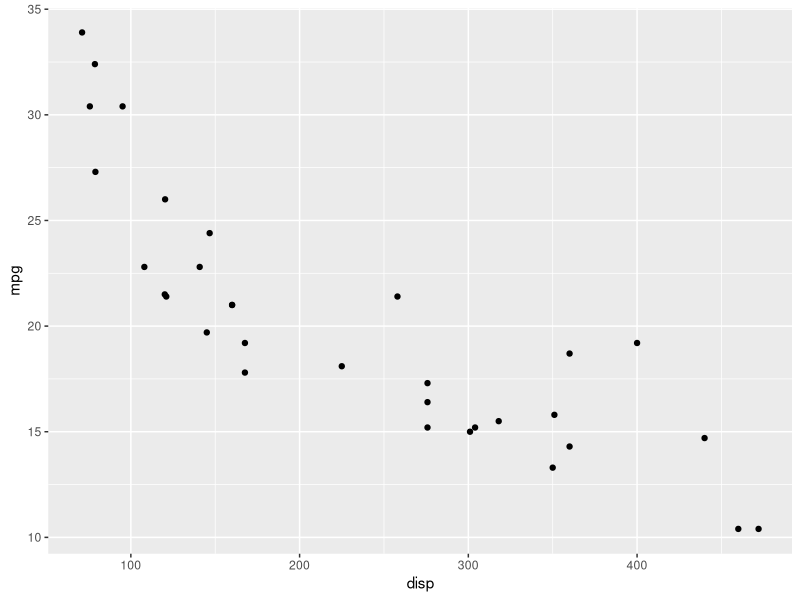
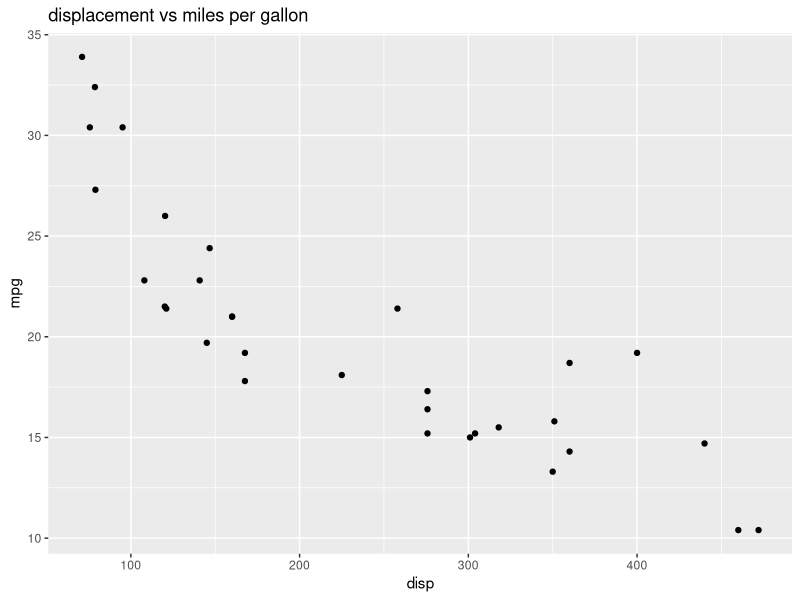
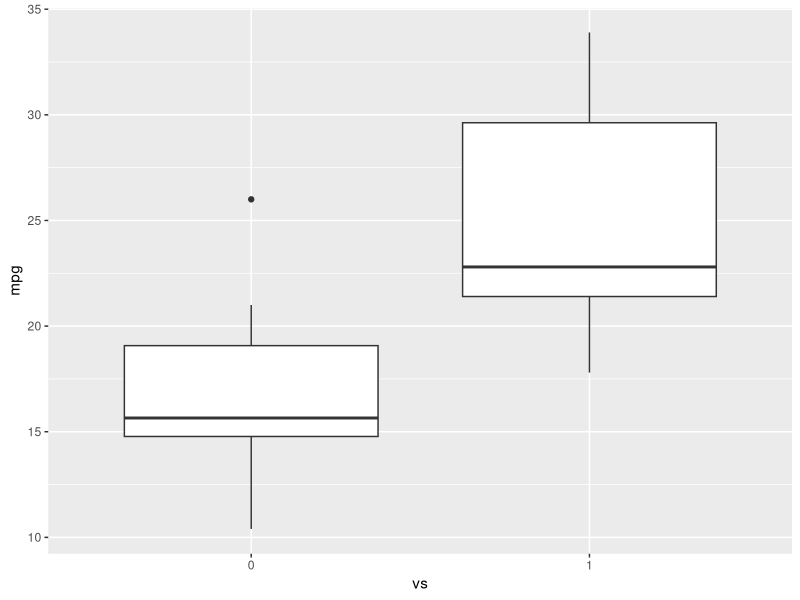
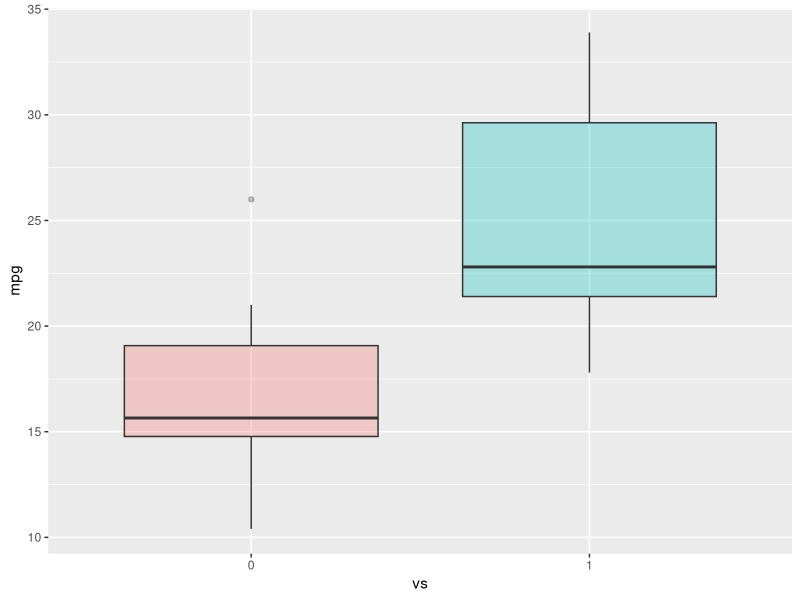
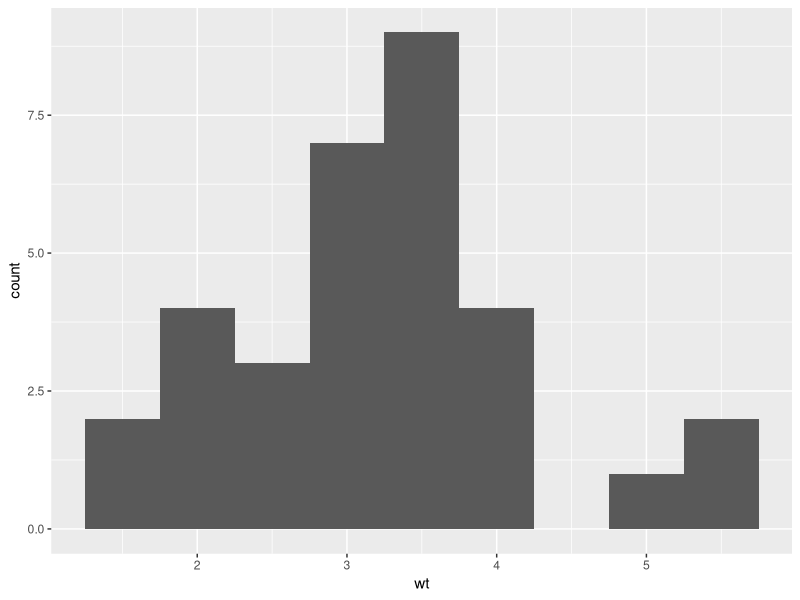
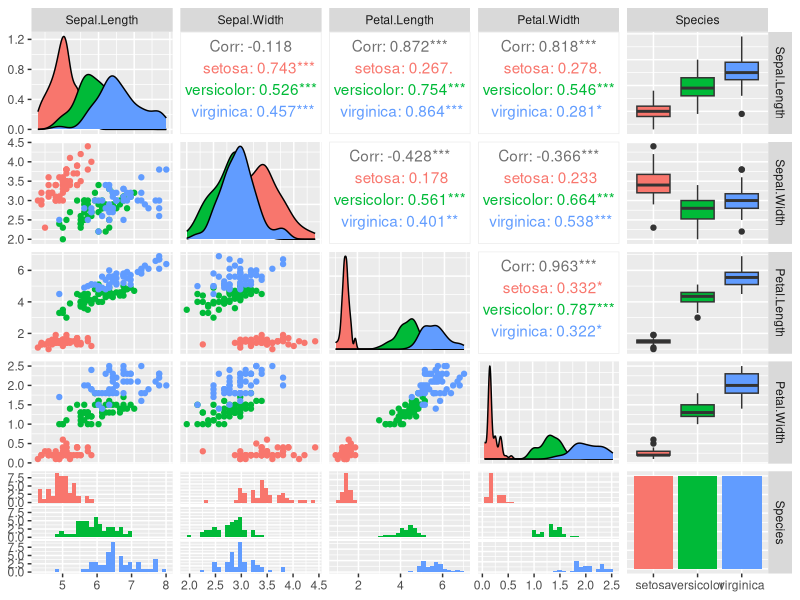

Recreate these plots in R, in order.
library (datasets)
#load ggplot package
library(ggplot2)

data(iris)
View(iris)

#Load Data
data(mtcars)
#View first 5 rows
head(mtcars, 5)

unique(iris$Species)

#load ggplot package
library(ggplot2)

#create a scatterplot of displacement (disp) and miles per gallon (mpg)
ggplot(aes(x=disp,y=mpg,),data=mtcars)+geom_point()

#Add a title
ggplot(aes(x=disp,y=mpg,),data=mtcars)+geom_point()+ggtitle("displacement vs miles per gallon")

#make vs a factor
mtcars$vs <- as.factor(mtcars$vs)

#create boxplot of the distribution for v-shaped and straight Engine
ggplot(aes(x=vs, y=mpg), data = mtcars) + geom_boxplot()


ggplot(aes(x=vs, y=mpg, fill = vs), data = mtcars) + 
  geom_boxplot(alpha=0.3) +
  theme(legend.position="none")

ggplot(aes(x=wt),data=mtcars) + geom_histogram(binwidth=0.5)

install.packages("https://cran.r-project.org/src/contrib/Archive/patchwork/patchwork_1.1.0.tar.gz", repos = NULL, type = "source", dependencies = TRUE)
install.packages("https://cran.r-project.org/src/contrib/Archive/broom.helpers/broom.helpers_1.4.0.tar.gz", repos = NULL, type = "source", dependencies = TRUE)
install.packages("https://cran.r-project.org/src/contrib/Archive/ggstats/ggstats_0.5.0.tar.gz", repos = NULL, type = "source", dependencies = TRUE)

library(GGally)
ggpairs(iris, mapping=ggplot2::aes(colour = Species))
